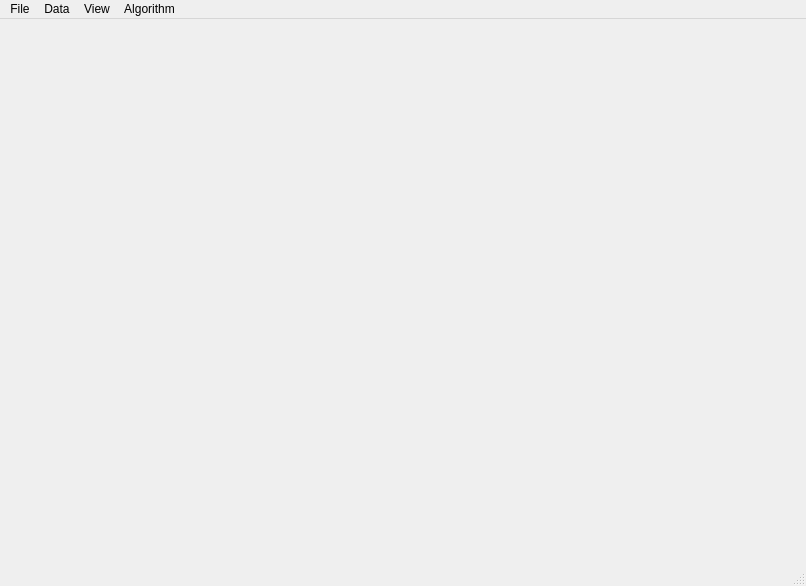
<?xml version="1.0" encoding="UTF-8"?>
<ui version="4.0">
 <author>Fernando de Goes</author>
 <class>MainWindow</class>
 <widget class="QMainWindow" name="MainWindow">
  <property name="geometry">
   <rect>
    <x>0</x>
    <y>0</y>
    <width>806</width>
    <height>586</height>
   </rect>
  </property>
  <property name="windowTitle">
   <string>Caustic Light Designer</string>
  </property>
  <widget class="QWidget" name="centralwidget">
   <layout class="QHBoxLayout" name="horizontalLayout">
    <item>
     <widget class="GlViewer" name="viewer" native="true">
      <property name="focusPolicy">
       <enum>Qt::StrongFocus</enum>
      </property>
      <property name="locale">
       <locale language="English" country="UnitedStates"/>
      </property>
     </widget>
    </item>
    <item>
     <widget class="GlViewer" name="viewer_2" native="true">
      <property name="focusPolicy">
       <enum>Qt::StrongFocus</enum>
      </property>
      <property name="locale">
       <locale language="English" country="UnitedStates"/>
      </property>
     </widget>
    </item>
   </layout>
  </widget>
  <widget class="QStatusBar" name="statusbar"/>
  <widget class="QMenuBar" name="menuBar">
   <property name="geometry">
    <rect>
     <x>0</x>
     <y>0</y>
     <width>806</width>
     <height>27</height>
    </rect>
   </property>
   <widget class="QMenu" name="menuFile">
    <property name="title">
     <string>File</string>
    </property>
    <addaction name="actionToggleInvert"/>
    <addaction name="actionOpenImage"/>
    <addaction name="actionLoadSourceImage"/>
    <!--<addaction name="actionLoadWeights"/>-->
    <addaction name="separator"/>
    <addaction name="actionOpenPoints"/>
    <addaction name="actionOpenSourceDAT"/>
    <addaction name="actionSaveSourceDAT"/>
    <addaction name="actionSavePoints"/>
    <addaction name="actionSaveEPS"/>
    <addaction name="separator"/>
    <!--<addaction name="actionLoadSingularities"/>-->
    <addaction name="separator"/>
    <addaction name="actionSnapshot"/>
    <addaction name="actionClear"/>
   </widget>
   <widget class="QMenu" name="menuAlgorithm">
    <property name="title">
     <string>Algorithm</string>
    </property>
    <addaction name="actionToggleTimer"/>
    <addaction name="actionSetParameters"/>
    <!--<addaction name="actionToggleFixedConnectivity"/>-->
    <addaction name="separator"/>
    <!--<addaction name="actionResetWeights"/>-->
    <!--<addaction name="actionFullOptimization"/>-->
    <addaction name="separator"/>
    <!--<addaction name="actionOptimizeWeightsGD"/>-->
    <!--<addaction name="actionOptimizeWeightsGDUntil"/>-->
    <!--<addaction name="actionOptimizeWeightsNewton"/>-->
    <!--<addaction name="actionOptimizeWeightsNewtonUntil"/>-->
    <addaction name="separator"/>
    <!--<addaction name="actionOptimizePointsGD"/>-->
    <!--<addaction name="actionOptimizePointsLloyd"/>-->
    <addaction name="separator"/>
    <!--<addaction name="actionBreak_Regularity"/>-->
    <addaction name="separator"/>
    <!--<addaction name="actionCountSitesPerBin"/>-->
    <!--<addaction name="actionVoronoiCreation"/>-->
    <addaction name="actionComputeInterpolation"/>
    <addaction name="actionCalculateOptimalTransport"/>
   </widget>
   <widget class="QMenu" name="menuView">
    <property name="title">
     <string>View</string>
    </property>
    <addaction name="actionViewImage"/>
    <addaction name="actionViewImageGrid"/>
    <addaction name="separator"/>
    <addaction name="actionViewDomain"/>
    <addaction name="actionViewPoints"/>
    <addaction name="separator"/>
    <addaction name="actionViewVertices"/>
    <addaction name="actionViewEdges"/>
    <addaction name="actionViewFaces"/>
    <addaction name="actionViewWeights"/>
    <addaction name="actionViewBoundedDual"/>
    <addaction name="actionViewDual"/>
    <addaction name="actionViewBarycenter"/>
    <addaction name="actionDrawMovement"/>
    <addaction name="actionViewGradient"/>
    <addaction name="actionViewPopups"/>
    <addaction name="separator"/>
    <addaction name="actionViewPixels"/>
    <addaction name="actionViewCapacity"/>
    <addaction name="actionViewVariance"/>
    <addaction name="separator"/>
    <!--<addaction name="actionViewCapacityHistogram"/>-->
    <!--<addaction name="actionViewWeightHistogram"/>-->
   </widget>
   <widget class="QMenu" name="menuData">
    <property name="title">
     <string>Data</string>
    </property>
    <!--<addaction name="actionGenerateVariablePoints"/>-->
   </widget>
   <addaction name="menuFile"/>
   <addaction name="menuData"/>
   <addaction name="menuView"/>
   <addaction name="menuAlgorithm"/>
  </widget>
  <action name="actionOpenPoints">
   <property name="text">
    <string>Open DAT</string>
   </property>
   <property name="shortcut">
    <string>Ctrl+O</string>
   </property>
  </action>
  <action name="actionClear">
   <property name="text">
    <string>Clear</string>
   </property>
   <property name="shortcut">
    <string>Esc</string>
   </property>
  </action>
  <action name="actionViewPoints">
   <property name="checkable">
    <bool>true</bool>
   </property>
   <property name="checked">
    <bool>false</bool>
   </property>
   <property name="text">
    <string>Points</string>
   </property>
   <property name="shortcut">
    <string>P</string>
   </property>
  </action>
  <action name="actionViewVertices">
   <property name="checkable">
    <bool>true</bool>
   </property>
   <property name="checked">
    <bool>false</bool>
   </property>
   <property name="text">
    <string>Vertices</string>
   </property>
   <property name="shortcut">
    <string>V</string>
   </property>
  </action>
  <action name="actionViewEdges">
   <property name="checkable">
    <bool>true</bool>
   </property>
   <property name="checked">
    <bool>false</bool>
   </property>
   <property name="text">
    <string>Edges</string>
   </property>
   <property name="shortcut">
    <string>E</string>
   </property>
  </action>
  <action name="actionViewWeights">
   <property name="checkable">
    <bool>true</bool>
   </property>
   <property name="checked">
    <bool>false</bool>
   </property>
   <property name="text">
    <string>Weights</string>
   </property>
   <property name="shortcut">
    <string>W</string>
   </property>
  </action>
  <!--<action name="actionOptimizeWeightsGD">
   <property name="text">
    <string>Opt-W Grad. Descent (one step)</string>
   </property>
   <property name="shortcut">
    <string>Z</string>
   </property>
  </action>-->
  <action name="actionViewDomain">
   <property name="checkable">
    <bool>true</bool>
   </property>
   <property name="checked">
    <bool>true</bool>
   </property>
   <property name="text">
    <string>Boundary</string>
   </property>
   <property name="shortcut">
    <string>B</string>
   </property>
  </action>
  <action name="actionSnapshot">
   <property name="text">
    <string>Snapshot</string>
   </property>
   <property name="shortcut">
    <string>Ctrl+C</string>
   </property>
  </action>
  <action name="actionViewDual">
   <property name="checkable">
    <bool>true</bool>
   </property>
   <property name="checked">
    <bool>false</bool>
   </property>
   <property name="text">
    <string>Unbounded Dual</string>
   </property>
   <property name="shortcut">
    <string>Shift+D</string>
   </property>
  </action>
  <action name="actionViewCapacity">
   <property name="checkable">
    <bool>true</bool>
   </property>
   <property name="text">
    <string>Capacity</string>
   </property>
   <property name="shortcut">
    <string>C</string>
   </property>
  </action>
  <!--<action name="actionViewCapacityHistogram">
   <property name="checkable">
    <bool>true</bool>
   </property>
   <property name="text">
    <string>Capacity Histogram</string>
   </property>
   <property name="shortcut">
    <string>Shift+C</string>
   </property>
  </action>-->
  <!--<action name="actionResetWeights">
   <property name="text">
    <string>Reset W</string>
   </property>
   <property name="shortcut">
    <string>Ctrl+R</string>
   </property>
  </action>-->
  <!--<action name="actionOptimizePointsLloyd">
   <property name="text">
    <string>Opt-X Lloyd</string>
   </property>
   <property name="shortcut">
    <string>L</string>
   </property>
  </action>-->
  <action name="actionSavePoints">
   <property name="text">
    <string>Save DAT</string>
   </property>
   <property name="shortcut">
    <string>Ctrl+S</string>
   </property>
  </action>
  <action name="actionSetParameters">
   <property name="text">
    <string>Set Parameters</string>
   </property>
   <property name="shortcut">
    <string>Ctrl+P</string>
   </property>
  </action>
  <!--<action name="actionOptimizePointsGD">
   <property name="text">
    <string>Opt-X Grad. Descent</string>
   </property>
   <property name="shortcut">
    <string>X</string>
   </property>
  </action>-->
  <!--<action name="actionOptimizeWeightsNewton">
   <property name="text">
    <string>Opt-W Newton (one step)</string>
   </property>
   <property name="shortcut">
    <string>K</string>
   </property>
  </action>-->
  <!--<action name="actionViewWeightHistogram">
   <property name="checkable">
    <bool>true</bool>
   </property>
   <property name="text">
    <string>Weight Histogram</string>
   </property>
   <property name="shortcut">
    <string>Shift+W</string>
   </property>
  </action>-->
  <!--<action name="actionOptimizeWeightsNewtonUntil">
   <property name="text">
    <string>Opt-W Newton (convergence)</string>
   </property>
   <property name="shortcut">
    <string>Shift+K</string>
   </property>
  </action>-->
  <!--<action name="actionOptimizeWeightsGDUntil">
   <property name="text">
    <string>Opt-W Grad. Descent (convergence)</string>
   </property>
   <property name="shortcut">
    <string>Shift+Z</string>
   </property>
  </action>-->
  <action name="actionViewVariance">
   <property name="checkable">
    <bool>true</bool>
   </property>
   <property name="text">
    <string>Variance</string>
   </property>
   <property name="shortcut">
    <string>U</string>
   </property>
  </action>
  <action name="actionViewFaces">
   <property name="checkable">
    <bool>true</bool>
   </property>
   <property name="text">
    <string>Faces</string>
   </property>
   <property name="shortcut">
    <string>F</string>
   </property>
  </action>
  <action name="actionViewBoundedDual">
   <property name="checkable">
    <bool>true</bool>
   </property>
   <property name="checked">
    <bool>true</bool>
   </property>
   <property name="text">
    <string>Bounded Dual</string>
   </property>
   <property name="shortcut">
    <string>D</string>
   </property>
  </action>
  <action name="actionViewImage">
   <property name="checkable">
    <bool>true</bool>
   </property>
   <property name="checked">
    <bool>true</bool>
   </property>
   <property name="text">
    <string>Image</string>
   </property>
   <property name="shortcut">
    <string>2</string>
   </property>
  </action>
  <!--<action name="actionGenerateVariablePoints">
   <property name="text">
    <string>Init X adapted to image</string>
   </property>
   <property name="shortcut">
    <string>I</string>
   </property>
  </action>-->
  <action name="actionOpenImage">
   <property name="text">
    <string>Load Image</string>
   </property>
   <property name="shortcut">
    <string>1</string>
   </property>
  </action>
  <action name="actionViewImageGrid">
   <property name="checkable">
    <bool>true</bool>
   </property>
   <property name="text">
    <string>Grid</string>
   </property>
   <property name="shortcut">
    <string>3</string>
   </property>
  </action>
  <action name="actionViewPixels">
   <property name="checkable">
    <bool>true</bool>
   </property>
   <property name="text">
    <string>Pixels</string>
   </property>
   <property name="shortcut">
    <string>Q</string>
   </property>
  </action>
  <!--<action name="actionFullOptimization">
   <property name="text">
    <string>Full Opt</string>
   </property>
   <property name="shortcut">
    <string>A</string>
   </property>
  </action>-->
  <action name="actionToggleTimer">
   <property name="checkable">
    <bool>true</bool>
   </property>
   <property name="text">
    <string>Activate Timer</string>
   </property>
   <property name="shortcut">
    <string>-</string>
   </property>
  </action>
  <!--<action name="actionToggleFixedConnectivity">
   <property name="checkable">
    <bool>true</bool>
   </property>
   <property name="text">
    <string>Fix Connectivity</string>
   </property>
   <property name="shortcut">
    <string>=</string>
   </property>
  </action>-->
  <action name="actionViewBarycenter">
   <property name="checkable">
    <bool>true</bool>
   </property>
   <property name="text">
    <string>Barycenter</string>
   </property>
   <property name="shortcut">
    <string>Shift+B</string>
   </property>
  </action>
  <!--<action name="actionViewRegularity">
   <property name="checkable">
    <bool>true</bool>
   </property>
   <property name="text">
    <string>Regularity Score</string>
   </property>
   <property name="shortcut">
    <string>R</string>
   </property>
  </action>-->
  <!--<action name="actionCountSitesPerBin">
   <property name="text">
    <string>Count Sites Per Region</string>
   </property>
   <property name="shortcut">
    <string>0</string>
   </property>
  </action>-->
  <action name="actionToggleInvert">
   <property name="checkable">
    <bool>true</bool>
   </property>
   <property name="text">
    <string>Invert Img</string>
   </property>
   <property name="shortcut">
    <string>Ctrl+I</string>
   </property>
  </action>
  <action name="actionSaveEPS">
   <property name="text">
    <string>Save EPS</string>
   </property>
  </action>
  <!--<action name="actionBreak_Regularity">
   <property name="text">
    <string>Break Regularity</string>
   </property>
   <property name="shortcut">
    <string>Shift+R</string>
   </property>
  </action>-->
  <!--<action name="actionViewRegularSites">
   <property name="checkable">
    <bool>true</bool>
   </property>
   <property name="text">
    <string>Regular Sites (based on tau)</string>
   </property>
   <property name="shortcut">
    <string>Alt+R</string>
   </property>
  </action>-->
  <action name="actionComputeInterpolation">
   <property name="text">
    <string>Compute Interpolation</string>
   </property>
   <property name="shortcut">
    <string>Ctrl+I</string>
   </property>
  </action>
  <!--<action name="actionVoronoiCreation">
   <property name="text">
    <string>Generate Voronoi</string>
   </property>
  </action>-->
  <action name="actionOpenSourceDAT">
   <property name="text">
    <string>Load Source DAT</string>
   </property>
  </action>
  <action name="actionLoadSourceImage">
   <property name="text">
    <string>Load Source Image</string>
   </property>
  </action>
  <action name="actionCalculateOptimalTransport">
   <property name="text">
    <string>Compute Optimal Transport</string>
   </property>
   <property name="shortcut">
    <string>Shift+O</string>
   </property>
  </action>
  <action name="actionDrawMovement">
   <property name="checkable">
    <bool>true</bool>
   </property>
   <property name="text">
    <string>Centroid To Site</string>
   </property>
  </action>
  <!--<action name="actionLoadWeights">
   <property name="text">
    <string>Load Weights</string>
   </property>
  </action>-->
  <!--<action name="actionLoadSingularities">
   <property name="text">
    <string>Load Singularities</string>
   </property>
  </action>-->
  <action name="actionViewGradient">
   <property name="checkable">
    <bool>true</bool>
   </property>
   <property name="checked">
    <bool>true</bool>
   </property>
   <property name="text">
    <string>Gradient</string>
   </property>
  </action>
  <action name="actionViewPopups">
   <property name="checkable">
    <bool>true</bool>
   </property>
   <property name="checked">
    <bool>true</bool>
   </property>
   <property name="text">
    <string>Popups</string>
   </property>
  </action>
  <action name="actionSaveSourceDAT">
   <property name="text">
    <string>Save Source DAT</string>
   </property>
  </action>
 </widget>
 <customwidgets>
  <customwidget>
   <class>GlViewer</class>
   <extends>QWidget</extends>
   <header>glviewer.h</header>
   <container>1</container>
  </customwidget>
 </customwidgets>
 <resources/>
 <connections/>
</ui>
